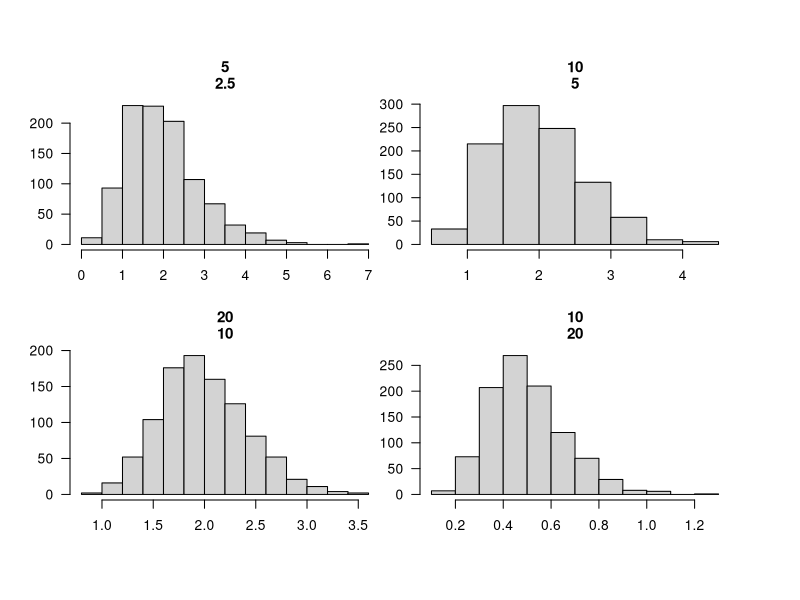

Write R code to recreate this figure.
#From R, demonstrates it produces thesame distribution as stan simulation

graphics.off()
if(exists(".SavedPlots",where=1)==T){rm(.SavedPlots,pos=1)}
windows(record=T,width=12,height=12);par(las=1)

par(mfrow=c(2,2),mai=c(0.5,0.2,0.5,0.2), omi=c(0.5,0.5,0.5,0.5),cex.main=1.1,cex.lab=1.2,font.lab=2)
#par(mfrow=c(1,1))
for(i in 1:4){
  xshape=switch(i,5,10,20,10)
  xrate=switch(i,2.5,5,10,20)
  
  
  y=rgamma(n=1000,shape=xshape,rate=xrate)
  hist(y,main=c(xshape,xrate))
  
  #https://en.wikipedia.org/wiki/Gamma_distribution
  #mean=shape/rate, variance=shape/rate^2
  print(c(xshape,xrate))
  print("mean, sd, cv");print(c(xshape/xrate,sqrt(xshape/xrate^2),1/sqrt(xshape)))
  print(quantile(y,probs=c(0.025,0.5,0.975)))
  print("")
}
